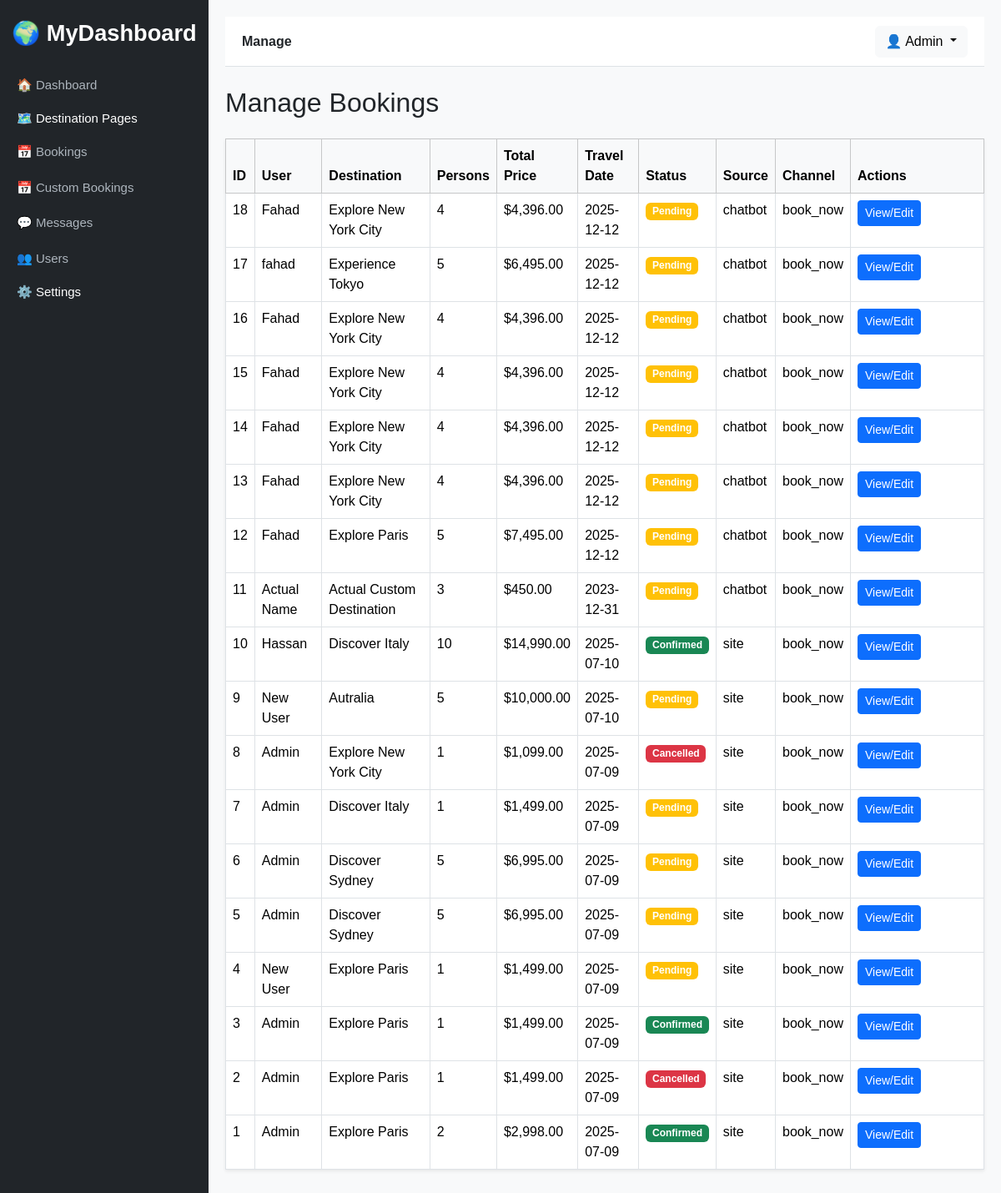
The page /admin/bookings/manage (signed in) on the database as committed earlier.
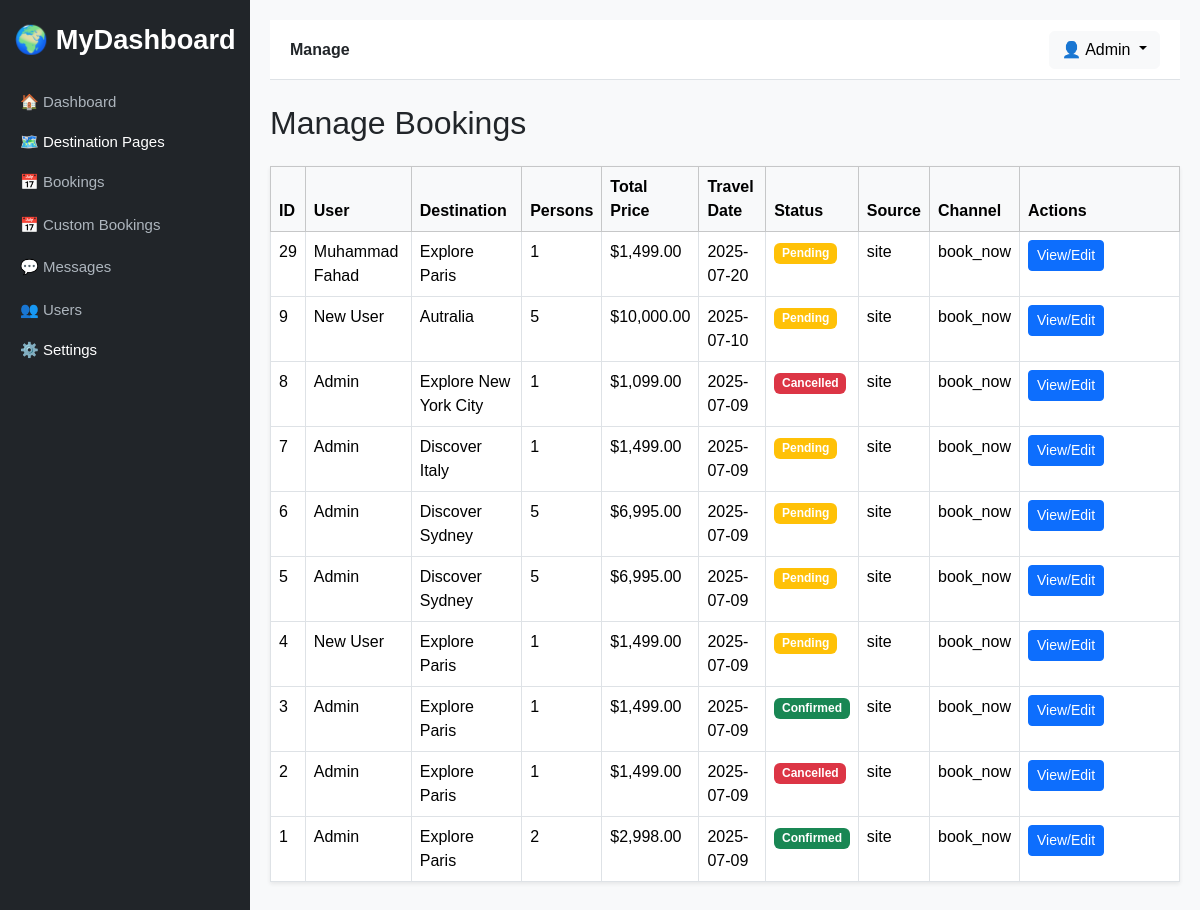
The same page on the database as committed later.
### tables this page shows
CREATE TABLE IF NOT EXISTS `bookings` (
  `id` int NOT NULL AUTO_INCREMENT,
  `user_id` int DEFAULT NULL,
  `destination_slug` varchar(255) DEFAULT NULL,
  `destination_title` varchar(255) NOT NULL,
  `phone` varchar(20) NOT NULL,
  `travel_date` date NOT NULL,
  `persons` int NOT NULL,
  `amount` decimal(10,2) NOT NULL DEFAULT '0.00',
  `total_price` decimal(10,2) NOT NULL DEFAULT '0.00',
  `message` text,
  `status` enum('Pending','Confirmed','Cancelled') DEFAULT 'Pending',
  `reason` varchar(255) DEFAULT NULL,
  `created_at` timestamp NULL DEFAULT CURRENT_TIMESTAMP,
  `guest_id` int DEFAULT NULL,
  `agent_message` text,
  `source` enum('site','chatbot','agent') DEFAULT 'site',
  `channel` enum('book_now','talk_to_agent') DEFAULT 'book_now',
  PRIMARY KEY (`id`),
  KEY `user_id` (`user_id`),
  KEY `destination_slug` (`destination_slug`),
  KEY `fk_guest` (`guest_id`)
);

CREATE TABLE IF NOT EXISTS `destinations` (
  `id` int NOT NULL AUTO_INCREMENT,
  `slug` varchar(255) NOT NULL,
  `title` varchar(255) NOT NULL,
  `description` text NOT NULL,
  `second_title` varchar(255) DEFAULT NULL,
  `second_description` text,
  `features` blob NOT NULL,
  `banner_image` varchar(255) DEFAULT NULL,
  `background_image` varchar(255) DEFAULT NULL,
  `duration` int NOT NULL,
  `price` decimal(10,2) NOT NULL,
  `created_at` timestamp NULL DEFAULT CURRENT_TIMESTAMP,
  PRIMARY KEY (`id`),
  UNIQUE KEY `slug` (`slug`),
  UNIQUE KEY `slug_2` (`slug`),
  UNIQUE KEY `slug_3` (`slug`),
  UNIQUE KEY `slug_4` (`slug`),
  UNIQUE KEY `slug_5` (`slug`),
  UNIQUE KEY `slug_6` (`slug`),
  UNIQUE KEY `slug_7` (`slug`),
  UNIQUE KEY `slug_8` (`slug`)
);

### index.php (called while the page is built, shortened)
<?php
$request = strtok($_GET['page'] ?? 'home', '?');
$path = "pages/$request.php";
$layout = 'layouts/main.php';
if (preg_match('/^admin\//', $request)) {
    $layout = 'layouts/admin.php';
} elseif (preg_match('/^user\//', $request)) {
    require_once 'includes/auth_user.php';
    $layout = 'layouts/admin.php';
} elseif (in_array($request, ['login', 'register'])) {
    require_once $path;
    exit;
}
require_once $layout;

### pages/admin/bookings/manage.php (the view, shortened to what this page needs)
<?php
require_once 'config/db.php';
$result = $conn->query("SELECT bookings.*,
                               COALESCE(users.name, guest_users.name) AS user_name,
                               COALESCE(users.email, guest_users.email) AS user_email,
                               COALESCE(guest_users.phone, '') AS user_phone,
                               bookings.destination_title,
                               destinations.title AS real_destination_title
                        FROM bookings
                        LEFT JOIN users ON bookings.user_id = users.id
                        LEFT JOIN guest_users ON bookings.guest_id = guest_users.id
                        LEFT JOIN destinations ON bookings.destination_slug = destinations.slug
                        ORDER BY bookings.id DESC");
?>
<div class="d-flex justify-content-between align-items-center mb-3">
    <h2>Manage Bookings</h2>
</div>
<table class="table table-bordered table-hover bg-white shadow-sm">
    <thead class="table-light">
        <tr>
            <th>ID</th>
            <th>User</th>
            <th>Destination</th>
            <th>Persons</th>
            <th>Total Price</th>
            <th>Travel Date</th>
            <th>Status</th>
            <th>Source</th>
            <th>Channel</th>
            <th width="160">Actions</th>
        </tr>
    </thead>
    <tbody>
        <?php while ($row = $result->fetch_assoc()): ?>
            <tr>
                <td><?= $row['id'] ?></td>
                <td><?= htmlspecialchars($row['user_name']) ?></td>
                <td><?= htmlspecialchars($row['destination_title'] ?: $row['real_destination_title']) ?></td>
                <td><?= $row['persons'] ?></td>
                <td>$<?= number_format($row['total_price'], 2) ?></td>
                <td><?= $row['travel_date'] ?></td>
                <td>
                    <span class="badge bg-<?= $row['status'] === 'Confirmed' ? 'success' : ($row['status'] === 'Cancelled' ? 'danger' : 'warning') ?>">
                        <?= $row['status'] ?>
                    </span>
                </td>
                <td><?= htmlspecialchars($row['source']) ?></td>
                <td><?= htmlspecialchars($row['channel']) ?></td>
                <td>
                    <button class="btn btn-sm btn-primary"
                        data-bs-toggle="modal"
                        data-bs-target="#viewModal"
                        data-id="<?= $row['id'] ?>"
                        data-user="<?= htmlspecialchars($row['user_name']) ?>"
                        data-email="<?= htmlspecialchars($row['user_email']) ?>"
                        data-phone="<?= htmlspecialchars($row['user_phone']) ?>"
                        data-destination="<?= htmlspecialchars($row['destination_title'] ?: $row['real_destination_title']) ?>"
                        data-persons="<?= $row['persons'] ?>"
                        data-price="<?= $row['total_price'] ?>"
                        data-date="<?= $row['travel_date'] ?>"
                        data-status="<?= $row['status'] ?>"
                        data-message="<?= htmlspecialchars($row['agent_message']) ?>"
                        data-reason="<?= htmlspecialchars($row['reason']) ?>">
                        View/Edit
                    </button>
                </td>
            </tr>
        <?php endwhile; ?>
    </tbody>
</table>

Rows that differ between the two databases and show on the page:
removed bookings: id "18", user_name "Fahad", destinations.title "Explore New York City", persons "4", total_price "4,396.00", travel_date "2025-12-12", status "Pending", source "chatbot", channel "book_now"
removed bookings: id "17", user_name "fahad", destinations.title "Experience Tokyo", persons "5", total_price "6,495.00", travel_date "2025-12-12", status "Pending", source "chatbot", channel "book_now"
removed bookings: id "16", user_name "Fahad", destinations.title "Explore New York City", persons "4", total_price "4,396.00", travel_date "2025-12-12", status "Pending", source "chatbot", channel "book_now"
removed bookings: id "15", user_name "Fahad", destinations.title "Explore New York City", persons "4", total_price "4,396.00", travel_date "2025-12-12", status "Pending", source "chatbot", channel "book_now"
removed bookings: id "14", user_name "Fahad", destinations.title "Explore New York City", persons "4", total_price "4,396.00", travel_date "2025-12-12", status "Pending", source "chatbot", channel "book_now"
removed bookings: id "13", user_name "Fahad", destinations.title "Explore New York City", persons "4", total_price "4,396.00", travel_date "2025-12-12", status "Pending", source "chatbot", channel "book_now"
removed bookings: id "12", user_name "Fahad", destinations.title "Explore Paris", persons "5", total_price "7,495.00", travel_date "2025-12-12", status "Pending", source "chatbot", channel "book_now"
removed bookings: id "11", user_name "Actual Name", destination_title "Actual Custom Destination", persons "3", total_price "450.00", travel_date "2023-12-31", status "Pending", source "chatbot", channel "book_now"
removed bookings: id "10", user_name "Hassan", destination_title "Discover Italy", persons "10", total_price "14,990.00", travel_date "2025-07-10", status "Confirmed", source "site", channel "book_now"
added bookings: id "29", user_name "Muhammad Fahad", destination_title "Explore Paris", persons "1", total_price "1,499.00", travel_date "2025-07-20", status "Pending", source "site", channel "book_now"
